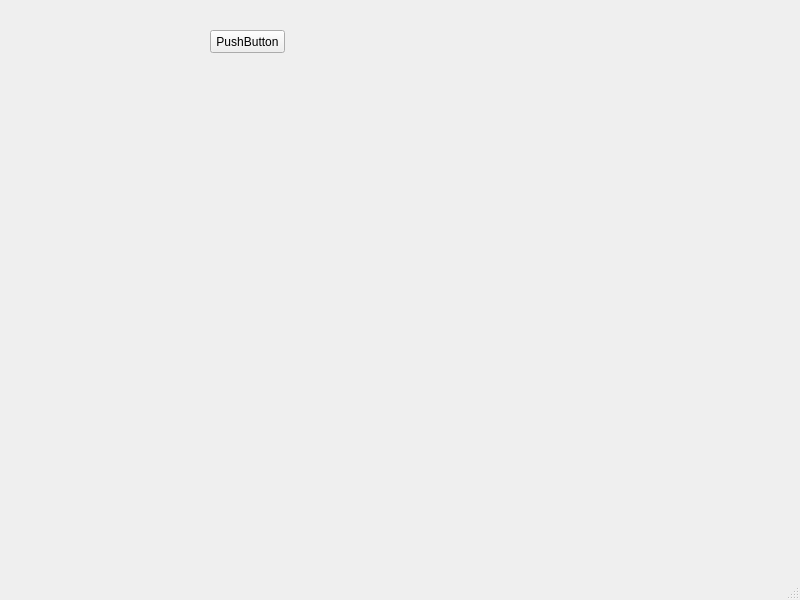
<?xml version="1.0" encoding="UTF-8"?>
<ui version="4.0">
 <class>MainWindow</class>
 <widget class="QMainWindow" name="MainWindow">
  <property name="geometry">
   <rect>
    <x>0</x>
    <y>0</y>
    <width>800</width>
    <height>600</height>
   </rect>
  </property>
  <property name="windowTitle">
   <string>MainWindow</string>
  </property>
  <widget class="QWidget" name="centralwidget">
   <widget class="QPushButton" name="pushButton">
    <property name="geometry">
     <rect>
      <x>210</x>
      <y>30</y>
      <width>75</width>
      <height>23</height>
     </rect>
    </property>
    <property name="text">
     <string>PushButton</string>
    </property>
   </widget>
  </widget>
  <widget class="QMenuBar" name="menubar">
   <property name="geometry">
    <rect>
     <x>0</x>
     <y>0</y>
     <width>800</width>
     <height>21</height>
    </rect>
   </property>
  </widget>
  <widget class="QStatusBar" name="statusbar"/>
 </widget>
 <resources/>
 <connections/>
</ui>
